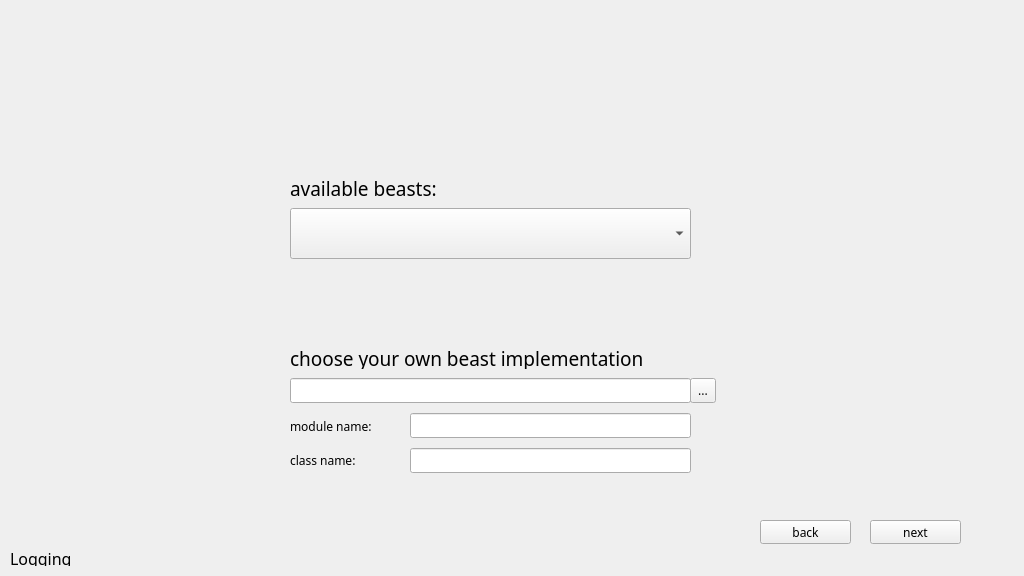
<?xml version="1.0" encoding="UTF-8"?>
<ui version="4.0">
 <class>widgetBeasts</class>
 <widget class="QWidget" name="widgetBeasts">
  <property name="geometry">
   <rect>
    <x>0</x>
    <y>0</y>
    <width>1024</width>
    <height>576</height>
   </rect>
  </property>
  <property name="minimumSize">
   <size>
    <width>1024</width>
    <height>576</height>
   </size>
  </property>
  <property name="maximumSize">
   <size>
    <width>1024</width>
    <height>576</height>
   </size>
  </property>
  <property name="windowTitle">
   <string>Form</string>
  </property>
  <property name="styleSheet">
   <string notr="true">#widgetBeasts{
background-image: url(resources/clean_background.jpg);
}</string>
  </property>
  <widget class="QComboBox" name="comboBoxAvailableBeasts">
   <property name="geometry">
    <rect>
     <x>290</x>
     <y>208</y>
     <width>401</width>
     <height>51</height>
    </rect>
   </property>
   <property name="font">
    <font>
     <family>Sans Serif</family>
     <pointsize>20</pointsize>
    </font>
   </property>
   <item>
    <property name="text">
     <string/>
    </property>
   </item>
   <item>
    <property name="text">
     <string>SamysBeast</string>
    </property>
   </item>
   <item>
    <property name="text">
     <string>NikolaisBeast</string>
    </property>
   </item>
   <item>
    <property name="text">
     <string>Team8Beast</string>
    </property>
   </item>
  </widget>
  <widget class="QLabel" name="labelAvailableBeasts">
   <property name="geometry">
    <rect>
     <x>290</x>
     <y>168</y>
     <width>211</width>
     <height>41</height>
    </rect>
   </property>
   <property name="font">
    <font>
     <family>Sans Serif</family>
     <pointsize>14</pointsize>
    </font>
   </property>
   <property name="text">
    <string>available beasts:</string>
   </property>
  </widget>
  <widget class="QLabel" name="labelOwnImplementation">
   <property name="geometry">
    <rect>
     <x>290</x>
     <y>348</y>
     <width>501</width>
     <height>21</height>
    </rect>
   </property>
   <property name="font">
    <font>
     <family>Sans Serif</family>
     <pointsize>14</pointsize>
    </font>
   </property>
   <property name="text">
    <string>choose your own beast implementation</string>
   </property>
  </widget>
  <widget class="QToolButton" name="toolButtonFileDialog">
   <property name="geometry">
    <rect>
     <x>690</x>
     <y>378</y>
     <width>26</width>
     <height>25</height>
    </rect>
   </property>
   <property name="font">
    <font>
     <family>Sans Serif</family>
    </font>
   </property>
   <property name="text">
    <string>...</string>
   </property>
  </widget>
  <widget class="QLineEdit" name="lineEditOwnImplementation">
   <property name="geometry">
    <rect>
     <x>290</x>
     <y>378</y>
     <width>401</width>
     <height>25</height>
    </rect>
   </property>
   <property name="font">
    <font>
     <family>Sans Serif</family>
    </font>
   </property>
  </widget>
  <widget class="QPushButton" name="pushButtonNext">
   <property name="geometry">
    <rect>
     <x>870</x>
     <y>520</y>
     <width>91</width>
     <height>24</height>
    </rect>
   </property>
   <property name="font">
    <font>
     <family>Sans Serif</family>
    </font>
   </property>
   <property name="text">
    <string>next</string>
   </property>
  </widget>
  <widget class="QPushButton" name="pushButtonBack">
   <property name="geometry">
    <rect>
     <x>760</x>
     <y>520</y>
     <width>91</width>
     <height>24</height>
    </rect>
   </property>
   <property name="font">
    <font>
     <family>Sans Serif</family>
    </font>
   </property>
   <property name="text">
    <string>back</string>
   </property>
  </widget>
  <widget class="QLineEdit" name="lineEditModuleName">
   <property name="geometry">
    <rect>
     <x>410</x>
     <y>413</y>
     <width>281</width>
     <height>25</height>
    </rect>
   </property>
   <property name="font">
    <font>
     <family>Sans Serif</family>
    </font>
   </property>
  </widget>
  <widget class="QLineEdit" name="lineEditClassName">
   <property name="geometry">
    <rect>
     <x>410</x>
     <y>448</y>
     <width>281</width>
     <height>25</height>
    </rect>
   </property>
   <property name="font">
    <font>
     <family>Sans Serif</family>
    </font>
   </property>
  </widget>
  <widget class="QLabel" name="labelModuleName">
   <property name="geometry">
    <rect>
     <x>290</x>
     <y>418</y>
     <width>111</width>
     <height>16</height>
    </rect>
   </property>
   <property name="font">
    <font>
     <family>Sans Serif</family>
    </font>
   </property>
   <property name="text">
    <string>module name:</string>
   </property>
  </widget>
  <widget class="QLabel" name="labelClassName">
   <property name="geometry">
    <rect>
     <x>290</x>
     <y>450</y>
     <width>91</width>
     <height>20</height>
    </rect>
   </property>
   <property name="font">
    <font>
     <family>Sans Serif</family>
    </font>
   </property>
   <property name="text">
    <string>class name:</string>
   </property>
  </widget>
  <widget class="QLabel" name="labelLogging">
   <property name="geometry">
    <rect>
     <x>10</x>
     <y>550</y>
     <width>1001</width>
     <height>16</height>
    </rect>
   </property>
   <property name="font">
    <font>
     <family>Sans Serif</family>
     <pointsize>12</pointsize>
    </font>
   </property>
   <property name="text">
    <string>Logging</string>
   </property>
  </widget>
 </widget>
 <resources/>
 <connections>
  <connection>
   <sender>pushButtonBack</sender>
   <signal>clicked()</signal>
   <receiver>widgetBeasts</receiver>
   <slot>hide()</slot>
   <hints>
    <hint type="sourcelabel">
     <x>805</x>
     <y>531</y>
    </hint>
    <hint type="destinationlabel">
     <x>511</x>
     <y>287</y>
    </hint>
   </hints>
  </connection>
 </connections>
</ui>
